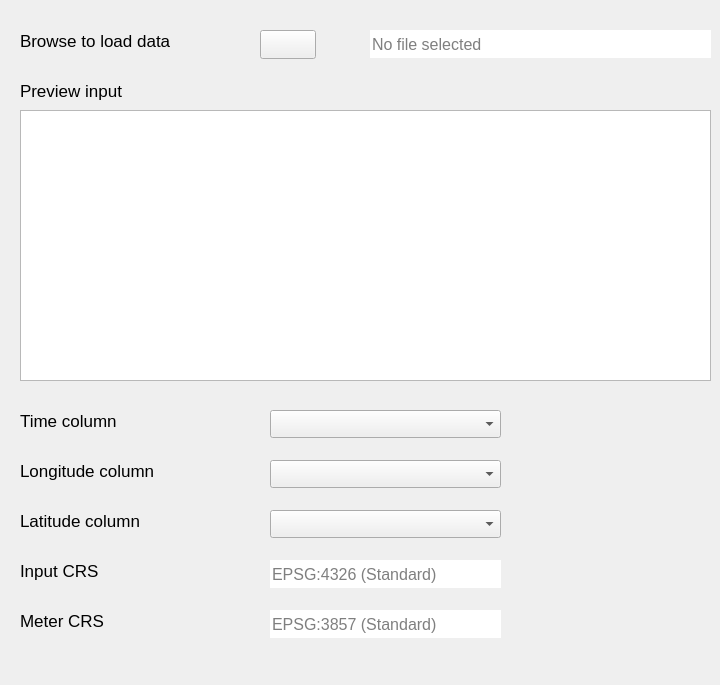
      <widget class="QWidget" name="tabDataInput">
       <attribute name="title">
        <string>Input</string>
       </attribute>
       <widget class="QLabel" name="labelBrowse">
        <property name="geometry">
         <rect>
          <x>20</x>
          <y>30</y>
          <width>216</width>
          <height>21</height>
         </rect>
        </property>
        <property name="font">
         <font>
          <family>Segoe UI</family>
          <pointsize>13</pointsize>
          <bold>false</bold>
         </font>
        </property>
        <property name="text">
         <string>Browse to load data</string>
        </property>
       </widget>
       <widget class="QPushButton" name="btnBrowse">
        <property name="geometry">
         <rect>
          <x>260</x>
          <y>30</y>
          <width>56</width>
          <height>29</height>
         </rect>
        </property>
        <property name="font">
         <font>
          <family>Segoe UI</family>
          <pointsize>13</pointsize>
          <bold>true</bold>
         </font>
        </property>
        <property name="text">
         <string/>
        </property>
       </widget>
       <widget class="QLabel" name="labelPreview">
        <property name="geometry">
         <rect>
          <x>20</x>
          <y>80</y>
          <width>118</width>
          <height>21</height>
         </rect>
        </property>
        <property name="font">
         <font>
          <family>Segoe UI</family>
          <pointsize>13</pointsize>
          <bold>false</bold>
         </font>
        </property>
        <property name="text">
         <string>Preview input</string>
        </property>
       </widget>
       <widget class="QLineEdit" name="txtFileName">
        <property name="geometry">
         <rect>
          <x>370</x>
          <y>30</y>
          <width>341</width>
          <height>28</height>
         </rect>
        </property>
        <property name="font">
         <font>
          <family>Segoe UI</family>
          <pointsize>12</pointsize>
          <bold>false</bold>
         </font>
        </property>
        <property name="frame">
         <bool>false</bool>
        </property>
        <property name="readOnly">
         <bool>true</bool>
        </property>
        <property name="placeholderText">
         <string>No file selected</string>
        </property>
       </widget>
       <widget class="QLabel" name="labelTimeCol">
        <property name="geometry">
         <rect>
          <x>20</x>
          <y>410</y>
          <width>121</width>
          <height>21</height>
         </rect>
        </property>
        <property name="font">
         <font>
          <family>Segoe UI</family>
          <pointsize>13</pointsize>
          <bold>false</bold>
         </font>
        </property>
        <property name="toolTip">
         <string>Should be in format of YYY-mm-dd HH:MM:SS</string>
        </property>
        <property name="text">
         <string>Time column</string>
        </property>
       </widget>
       <widget class="QLabel" name="labelLongCol">
        <property name="geometry">
         <rect>
          <x>20</x>
          <y>450</y>
          <width>181</width>
          <height>41</height>
         </rect>
        </property>
        <property name="font">
         <font>
          <family>Segoe UI</family>
          <pointsize>13</pointsize>
          <bold>false</bold>
         </font>
        </property>
        <property name="text">
         <string>Longitude column</string>
        </property>
       </widget>
       <widget class="QTableWidget" name="tableInputView">
        <property name="geometry">
         <rect>
          <x>20</x>
          <y>110</y>
          <width>691</width>
          <height>271</height>
         </rect>
        </property>
        <property name="font">
         <font>
          <family>Segoe UI</family>
          <pointsize>12</pointsize>
          <bold>false</bold>
         </font>
        </property>
       </widget>
       <widget class="QComboBox" name="comboBoxTime">
        <property name="geometry">
         <rect>
          <x>270</x>
          <y>410</y>
          <width>231</width>
          <height>28</height>
         </rect>
        </property>
        <property name="font">
         <font>
          <family>Segoe UI</family>
          <pointsize>12</pointsize>
          <bold>false</bold>
         </font>
        </property>
        <item>
         <property name="text">
          <string/>
         </property>
        </item>
       </widget>
       <widget class="QComboBox" name="comboBoxLong">
        <property name="geometry">
         <rect>
          <x>270</x>
          <y>460</y>
          <width>231</width>
          <height>28</height>
         </rect>
        </property>
        <property name="font">
         <font>
          <family>Segoe UI</family>
          <pointsize>12</pointsize>
          <bold>false</bold>
         </font>
        </property>
       </widget>
       <widget class="QComboBox" name="comboBoxLat">
        <property name="geometry">
         <rect>
          <x>270</x>
          <y>510</y>
          <width>231</width>
          <height>28</height>
         </rect>
        </property>
        <property name="font">
         <font>
          <family>Segoe UI</family>
          <pointsize>12</pointsize>
          <bold>false</bold>
         </font>
        </property>
       </widget>
       <widget class="QLabel" name="labelLatCol">
        <property name="geometry">
         <rect>
          <x>20</x>
          <y>510</y>
          <width>161</width>
          <height>21</height>
         </rect>
        </property>
        <property name="font">
         <font>
          <family>Segoe UI</family>
          <pointsize>13</pointsize>
          <bold>false</bold>
         </font>
        </property>
        <property name="text">
         <string>Latitude column</string>
        </property>
       </widget>
       <widget class="QLabel" name="labelGeoCode">
        <property name="geometry">
         <rect>
          <x>20</x>
          <y>560</y>
          <width>216</width>
          <height>21</height>
         </rect>
        </property>
        <property name="font">
         <font>
          <family>Segoe UI</family>
          <pointsize>13</pointsize>
          <bold>false</bold>
         </font>
        </property>
        <property name="acceptDrops">
         <bool>true</bool>
        </property>
        <property name="toolTip">
         <string>Degree-based Coordinate Reference System used in geo column (e.g. longitude, latitude).  EPSG:4236 is used worldwide.</string>
        </property>
        <property name="text">
         <string>Input CRS</string>
        </property>
       </widget>
       <widget class="QLineEdit" name="txtInputCRS">
        <property name="geometry">
         <rect>
          <x>270</x>
          <y>560</y>
          <width>231</width>
          <height>28</height>
         </rect>
        </property>
        <property name="font">
         <font>
          <family>Segoe UI</family>
          <pointsize>12</pointsize>
          <bold>false</bold>
         </font>
        </property>
        <property name="frame">
         <bool>false</bool>
        </property>
        <property name="readOnly">
         <bool>false</bool>
        </property>
        <property name="placeholderText">
         <string>EPSG:4326 (Standard)</string>
        </property>
       </widget>
       <widget class="QLabel" name="labelGeoCode_2">
        <property name="geometry">
         <rect>
          <x>20</x>
          <y>610</y>
          <width>217</width>
          <height>21</height>
         </rect>
        </property>
        <property name="font">
         <font>
          <family>Segoe UI</family>
          <pointsize>13</pointsize>
          <bold>false</bold>
         </font>
        </property>
        <property name="toolTip">
         <string>Meter-based Coordinate Reference System to convert values in geo column. EPSG:3857 is used worldwide.</string>
        </property>
        <property name="text">
         <string>Meter CRS</string>
        </property>
       </widget>
       <widget class="QLineEdit" name="txtMeterCRS">
        <property name="geometry">
         <rect>
          <x>270</x>
          <y>610</y>
          <width>231</width>
          <height>28</height>
         </rect>
        </property>
        <property name="font">
         <font>
          <family>Segoe UI</family>
          <pointsize>12</pointsize>
          <bold>false</bold>
         </font>
        </property>
        <property name="text">
         <string/>
        </property>
        <property name="frame">
         <bool>false</bool>
        </property>
        <property name="readOnly">
         <bool>false</bool>
        </property>
        <property name="placeholderText">
         <string>EPSG:3857 (Standard)</string>
        </property>
       </widget>
       <widget class="QLabel" name="labelGeoGuide">
        <property name="geometry">
         <rect>
          <x>20</x>
          <y>656</y>
          <width>539</width>
          <height>20</height>
         </rect>
        </property>
        <property name="font">
         <font>
          <family>Segoe UI</family>
          <pointsize>10</pointsize>
          <bold>false</bold>
          <underline>false</underline>
         </font>
        </property>
        <property name="toolTip">
         <string/>
        </property>
        <property name="text">
         <string/>
        </property>
        <property name="openExternalLinks">
         <bool>true</bool>
        </property>
       </widget>
       <zorder>labelGeoCode</zorder>
       <zorder>labelBrowse</zorder>
       <zorder>btnBrowse</zorder>
       <zorder>labelPreview</zorder>
       <zorder>txtFileName</zorder>
       <zorder>labelTimeCol</zorder>
       <zorder>labelLongCol</zorder>
       <zorder>tableInputView</zorder>
       <zorder>comboBoxTime</zorder>
       <zorder>comboBoxLong</zorder>
       <zorder>comboBoxLat</zorder>
       <zorder>labelLatCol</zorder>
       <zorder>txtInputCRS</zorder>
       <zorder>labelGeoCode_2</zorder>
       <zorder>txtMeterCRS</zorder>
       <zorder>labelGeoGuide</zorder>
      </widget>
